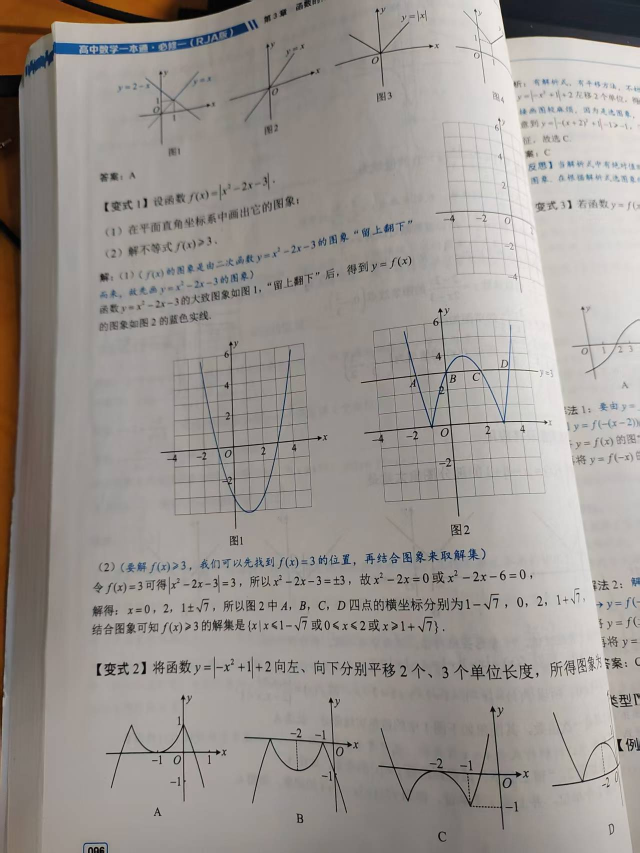
#> input picture internal/senior-high/source-images/function-representations-planning-20261030/source-image-07.png, 1279 x 1706 px (shown at 1/2 size)
$ python build_function_graph_g3_fixtures.py
#> lines starting #> are read from the running program, lines starting #| are printed output that depends on the picture
### server/shuxueshuo_server/search/figures.py
"""Private question pictures. Display identity never admits mathematical identity.

The optional sidecar is an authored/reviewed asset manifest, not model output.
Absent a reviewed manifest, show the original crop as a single source picture.
All boxes refer to that immutable image; callers retain the ownership/read lease.
"""

import json
import math
from functools import cache
from hashlib import sha256
from io import BytesIO
from pathlib import Path

from jsonschema import Draft202012Validator
from PIL import Image, UnidentifiedImageError

from .storage import SearchError

VERSION = "question-figures/v1"
MANIFEST = "question-figures.json"
SCHEMA = Path(__file__).resolve().parents[3] / "internal/schemas/question-figures-v1.schema.json"


@cache
def validator():
    return Draft202012Validator(json.loads(SCHEMA.read_text(encoding="utf-8")))


# [11 lines left out: function pixel_box, not called in this run]


def validate_manifest(manifest, source):
    if not validator().is_valid(manifest):
        raise SearchError("figure.invalid_manifest", 409)
    if manifest["source"] != source:
        raise SearchError("figure.source_changed", 409)
    ids, options, labels = set(), set(), set()
    sources = []
    for figure in manifest["figures"]:
        identifier = figure["id"]
        if identifier in ids:
            raise SearchError("figure.duplicate_id", 409)
        ids.add(identifier)
        pixel_box(figure["box"], (source["width"], source["height"]))
        target = figure.get("target_ref")
        if target and target.rsplit("/goals/", 1)[0] != figure["scope_ref"]:
            raise SearchError("figure.wrong_target", 409)
        if figure["role"] == "option":
            key = (target, figure["option_id"])
            label = (target, figure["label"])
            if key in options or label in labels:
                raise SearchError("figure.duplicate_option", 409)
            options.add(key)
            labels.add(label)
        if figure["role"] == "source":
            sources.append(figure)
    if len(sources) != 1 or sources[0]["id"] != "original" or sources[0]["box"] != [0, 0, 1, 1] or sources[0]["scope_ref"] != "/root" or sources[0].get("target_ref"):
        raise SearchError("figure.invalid_source", 409)


# [69 lines left out: functions source_image, manifest_for, presentation_identity, present, image_bytes, not called in this run]

### tools/build_function_graph_g3_fixtures.py
"""Export B09-v2's original pictures, never its next-page analysis.

The right end of D is obscured by the page bend. Preserve those pixels; the
authored facts only use its visible left corner on the x axis to exclude it.
"""
import json
import sys
from hashlib import sha256
from pathlib import Path

from PIL import Image

ROOT = Path(__file__).resolve().parents[1]
sys.path.insert(0, str(ROOT / 'server'))
from shuxueshuo_server.search.figures import (
    MANIFEST,
    image_bytes,
    presentation_identity,
    validate_manifest,
)


def main():
    source = ROOT / 'internal/senior-high/source-images/function-representations-planning-20261030/source-image-07.png'
    output = ROOT / 'site/assets/question-figures/fr-t2-b09-v2'
    crop = (178, 1307, 1264, 1688)
    regions = [(191, 1378, 458, 1656), (481, 1380, 715, 1666),
               (748, 1394, 1064, 1685), (1065, 1385, 1262, 1680)]
    output.mkdir(parents=True, exist_ok=True)
    with Image.open(source) as page:
#> page is the input picture: PIL image 1279x1706 RGB; mean R, G, B 155.1, 149.4, 145.2
        page.crop(crop).save(output / 'original.png')
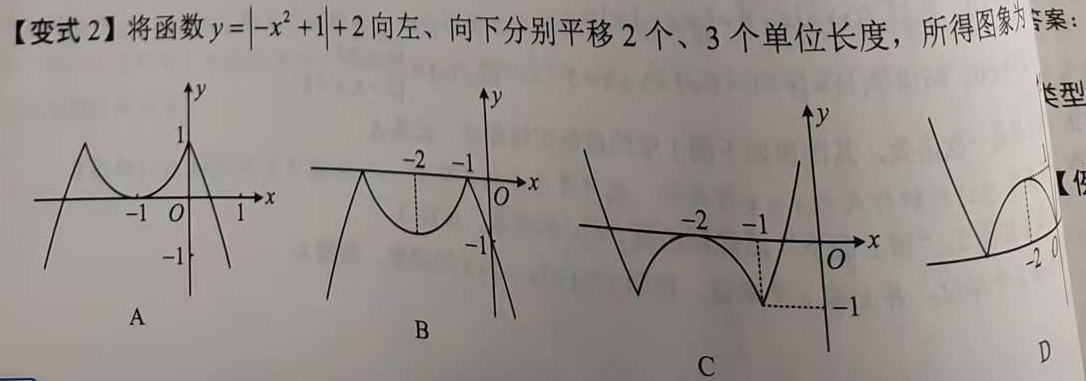
#> saved as original.png: PIL image 1086x381 RGB; mean R, G, B 151.9, 146.7, 142.8
    manifest = {'schema_version': 'question-figures/v1', 'source': {
        'sha256': sha256((output / 'original.png').read_bytes()).hexdigest(),
        'width': crop[2]-crop[0], 'height': crop[3]-crop[1], 'quality': 'original'},
        'figures': [{'id': 'original', 'role': 'source', 'scope_ref': '/root', 'box': [0, 0, 1, 1]}]}
    for label, region in zip('ABCD', regions, strict=True):
        box = [(v-crop[i % 2])/(crop[2+i % 2]-crop[i % 2]) for i, v in enumerate(region)]
        manifest['figures'].append({'id': f'option-{label.lower()}', 'role': 'option', 'scope_ref': '/root',
            'target_ref': '/root/goals/0', 'option_id': f'option-{label.lower()}', 'label': label, 'box': box})
    validate_manifest(manifest, manifest['source'])
    (output / MANIFEST).write_text(json.dumps(manifest, ensure_ascii=False, indent=2)+'\n')
    for row in manifest['figures'][1:]:
        (output / f"{row['id']}.png").write_bytes(image_bytes(output, row['id']))
    display = {**manifest, 'content_id': presentation_identity(manifest), 'figures': [
        {**row, 'image_url': f"/assets/question-figures/fr-t2-b09-v2/{row['id']}.png"} for row in manifest['figures']]}
    (output / 'display.json').write_text(json.dumps(display, ensure_ascii=False, indent=2)+'\n')
    print('Built original B09-v2 figures; page-bend pixels preserved, no option reconstructed.')


if __name__ == '__main__':
#> (the run stopped early here; a loop or call above may not have finished)

$ run again, with internal/senior-high/source-images/function-representations-planning-20261030/source-image-03.png copied over internal/senior-high/source-images/function-representations-planning-20261030/source-image-07.png
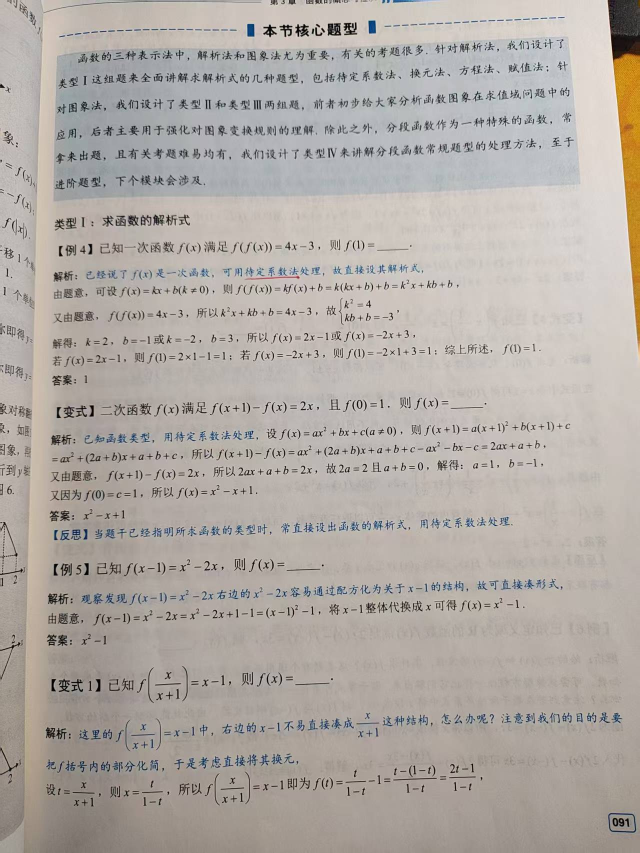
#> input picture internal/senior-high/source-images/function-representations-planning-20261030/source-image-03.png, 1279 x 1706 px (shown at 1/2 size)
#> in main, page is the input picture: PIL image 1279x1706 RGB; mean R, G, B 177.3, 170.9, 165.4
#> in main, `page.crop(crop).save(output / 'original.png')`:
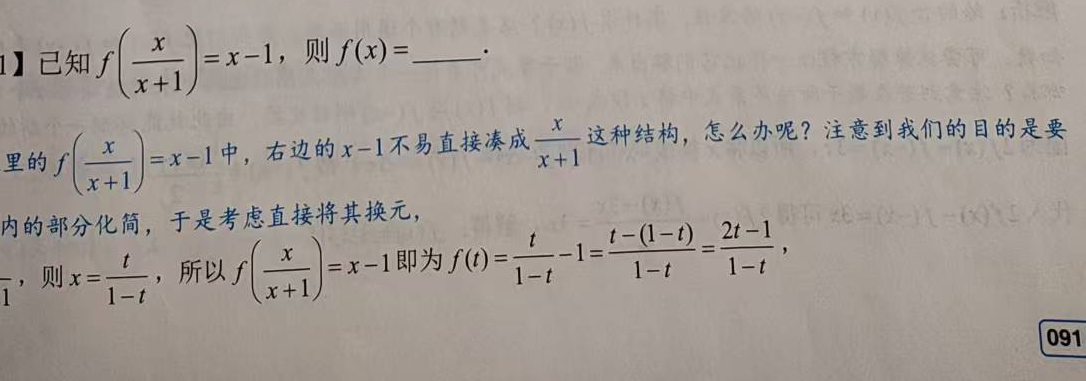
#> saved as original.png: PIL image 1086x381 RGB; mean R, G, B 163.8, 155.6, 149

$ run again, with internal/senior-high/source-images/function-representations-planning-20261030/source-image-04.png copied over internal/senior-high/source-images/function-representations-planning-20261030/source-image-07.png
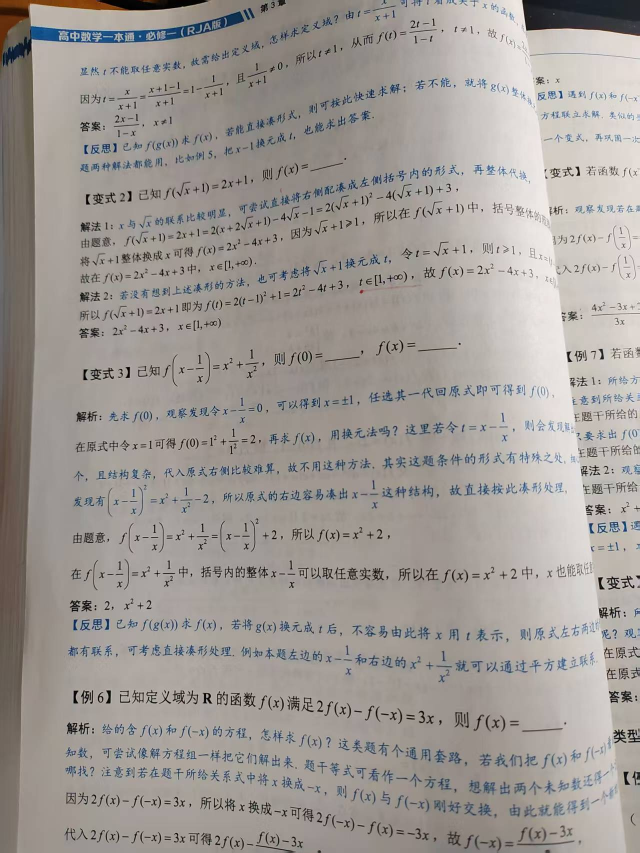
#> input picture internal/senior-high/source-images/function-representations-planning-20261030/source-image-04.png, 1279 x 1706 px (shown at 1/2 size)
#> in main, page is the input picture: PIL image 1279x1706 RGB; mean R, G, B 159.7, 154.3, 149.9
#> in main, `page.crop(crop).save(output / 'original.png')`:
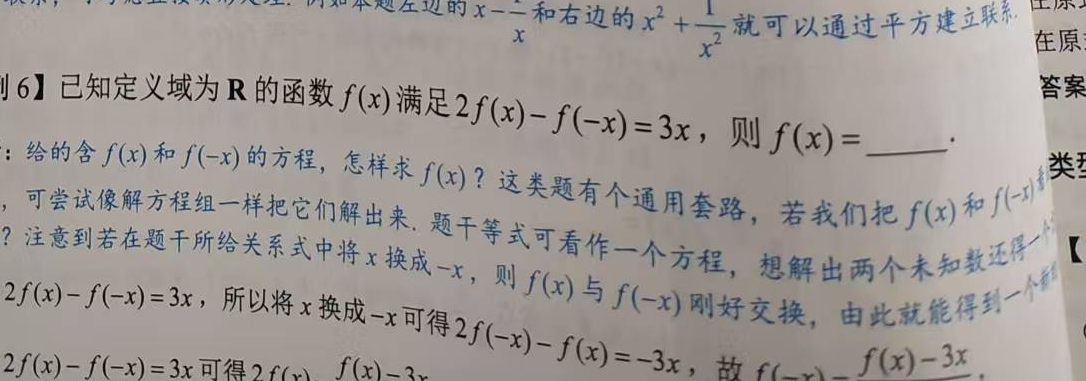
#> saved as original.png: PIL image 1086x381 RGB; mean R, G, B 157.9, 152.6, 148.3
